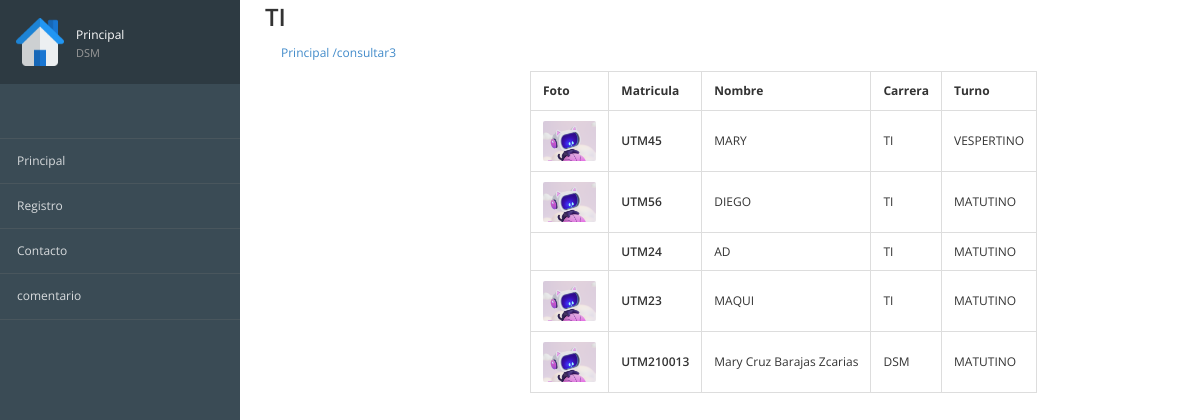
Page /consultar3 on the committed database.
### registros/models.py (models this page shows, shortened)
class Alumnos (models.Model): #Define la estructura de nuetra tabla
    matricula= models.CharField(max_length=12,verbose_name="Mat")
    nombre= models.TextField() #Texto Largo
    carrera=models.TextField()
    turno=models.CharField(max_length=10)
    imagen=models.ImageField(null=True,upload_to="Fotos", verbose_name="Fotografia")
    created=models.DateTimeField(auto_now_add=True) #Fecha Tiempo
    updated=models.DateTimeField(auto_now_add=True)
    class  Meta:
        verbose_name="Alumno"
        verbose_name_plural="Alumnos"
        ordering=["-created"]

### registros/views.py (the view)
# urls.py: path("consultar3", views_registros.consultar3, name="consultar3"),
def consultar3(request):
    alumnos=Alumnos.objects.all().only("matricula","nombre","carrera","turno","imagen")
    return render(request, "registros/consultas.html",{'9B': alumnos})

### registros/Templates/registros/consultas.html (shortened to what this page needs)
{% extends "inicio/Encabezado.html" %}
{% block imagen%}
{% load static%}
{% static 'inicio/css/images/home.png'%}
{% endblock%}
{% block contenido %}
        <div class="page-content">
			<div class="page-header">
				<div class="page-title">
					<table class="table table-bordered table -striped">
						<thead>
							<tr>
								<th> Foto </th>
								<th> Matricula </th>
								<th> Nombre</th>
								<th> Carrera </th>
								<th> Turno </th>
							</tr>
						</thead>
						<tbody>
							{% for alumno in 9B %}
							<tr>
								<td class="text-center">
								<img src= "{{alumno.imagen.url}}" alt="" class="img-media">
								</td>
								<td class="text-semibold">{{alumno.matricula}} </td>
								<td class="muted"> {{alumno.nombre}}</td>
								<td class="muted">{{alumno.carrera}} </td>
								<td class="muted">{{alumno.turno}} </td>
							</tr>
							{% endfor %}
						</tbody>
					</table>
				</div>
			</div>
		</div>
{% endblock%}

### inicio/static/inicio/css/londinium-theme.css (style rules this page uses)
.panel-toolbar:after, .page-header:after, .header-bar-stats .page-stats li:after, .panel-heading:after { content: ""; display: table; clear: both; }
html { height: 100%; }
body { font-family: 'Open Sans', sans-serif; font-size: 12px; position: relative; min-height: 100%; }
.text-semibold { font-weight: 600; }
.img-media { height: 40px; border-radius: 2px; }
.page-header { padding: 0; margin: 0; position: relative; border: 0; }
.page-title { float: left; }
.table { margin-bottom: 0; }
.table > thead > tr > th { border-bottom-width: 1px; outline: 0; }
.table > thead > tr > th, .table > tbody > tr > th, .table > tfoot > tr > th, .table > thead > tr > td, .table > tbody > tr > td, .table > tfoot > tr > td { vertical-align: middle; padding: 10px 12px; }

### rows in the picture
Alumnos: imagen (picture), matricula "UTM45", nombre "MARY", carrera "TI", turno "VESPERTINO"
Alumnos: imagen (picture), matricula "UTM56", nombre "DIEGO", carrera "TI", turno "MATUTINO"
Alumnos: matricula "UTM24", nombre "AD", carrera "TI", turno "MATUTINO"
Alumnos: imagen (picture), matricula "UTM23", nombre "MAQUI", carrera "TI", turno "MATUTINO"
Alumnos: imagen (picture), matricula "UTM210013", nombre "Mary Cruz Barajas Zcarias", carrera "DSM", turno "MATUTINO"

### other values in the picture
{{ request.path }} "/consultar3"
